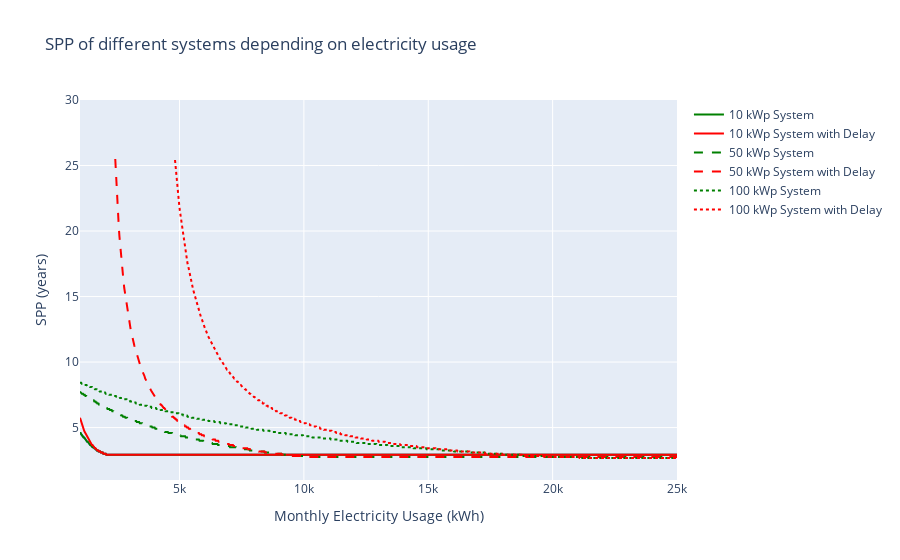

The cell this chart's notebook holds for it:
### Code cell
SPP_graph(x_range=np.linspace(1000, 25000, 1000))

### Figure 1 — Plotly figure (JSON) as saved in the notebook; plotly's stock layout.template omitted (floating-point values rounded to 4 significant figures; data arrays with more than 128 entries replaced by an {"elided": "..."} marker saying what was removed)
{"data": [{"hovertemplate": "Monthly Electricity Usage (kWh)=%{x}<br>SPP (years)=%{y}<extra></extra>", "legendgroup": "", "line": {"color": "#636efa", "dash": "solid"}, "marker": {"symbol": "circle"}, "mode": "lines", "name": "", "orientation": "v", "showlegend": false, "type": "scatter", "x": {"elided": "1000 float values"}, "xaxis": "x", "y": {"elided": "1000 float values"}, "yaxis": "y"}, {"line": {"color": "green", "dash": "solid"}, "mode": "lines", "name": "10 kWp System", "type": "scatter", "x": {"elided": "1000 float values"}, "y": {"elided": "1000 float values"}}, {"line": {"color": "red", "dash": "solid"}, "mode": "lines", "name": "10 kWp System with Delay", "type": "scatter", "x": {"elided": "1000 float values"}, "y": {"elided": "1000 float values"}}, {"line": {"color": "green", "dash": "dash"}, "mode": "lines", "name": "50 kWp System", "type": "scatter", "x": {"elided": "1000 float values"}, "y": {"elided": "1000 float values"}}, {"line": {"color": "red", "dash": "dash"}, "mode": "lines", "name": "50 kWp System with Delay", "type": "scatter", "x": {"elided": "941 float values"}, "y": {"elided": "941 float values"}}, {"line": {"color": "green", "dash": "dot"}, "mode": "lines", "name": "100 kWp System", "type": "scatter", "x": {"elided": "1000 float values"}, "y": {"elided": "1000 float values"}}, {"line": {"color": "red", "dash": "dot"}, "mode": "lines", "name": "100 kWp System with Delay", "type": "scatter", "x": {"elided": "841 float values"}, "y": {"elided": "841 float values"}}], "layout": {"legend": {"tracegroupgap": 0}, "title": {"text": "SPP of different systems depending on electricity usage"}, "xaxis": {"anchor": "y", "domain": [0, 1], "title": {"text": "Monthly Electricity Usage (kWh)"}}, "yaxis": {"anchor": "x", "domain": [0, 1], "range": [1, 30], "title": {"text": "SPP (years)"}}}}
